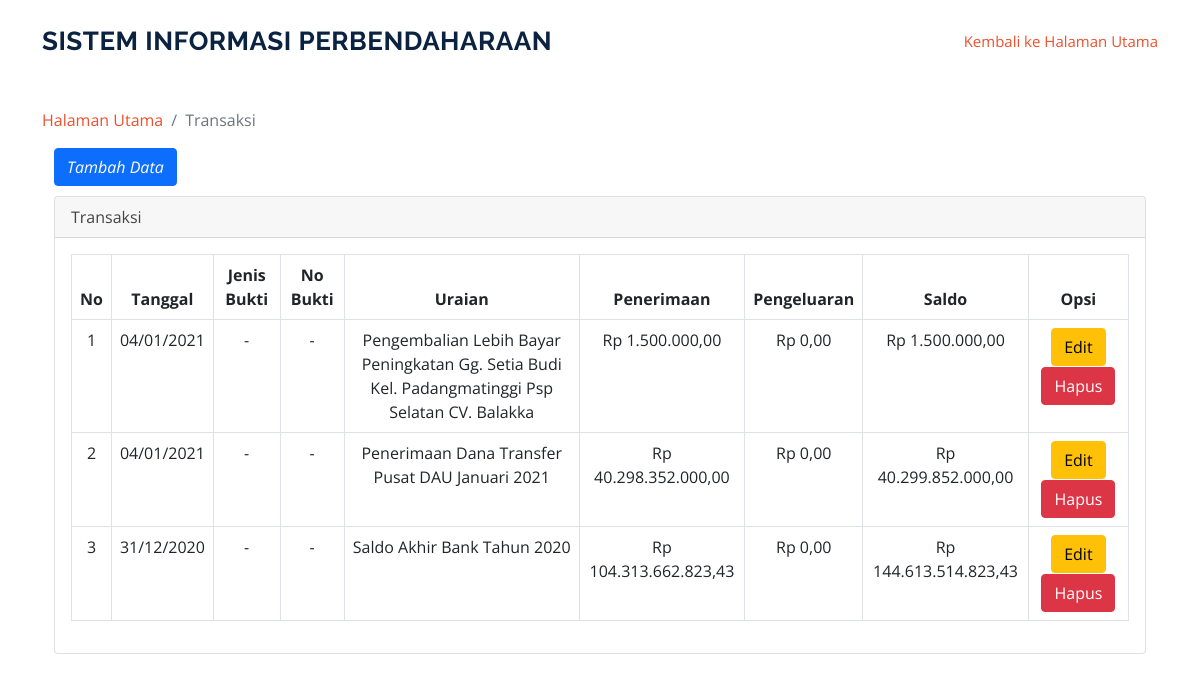
/index.php/transaksi, run on an earlier commit of the app's database.
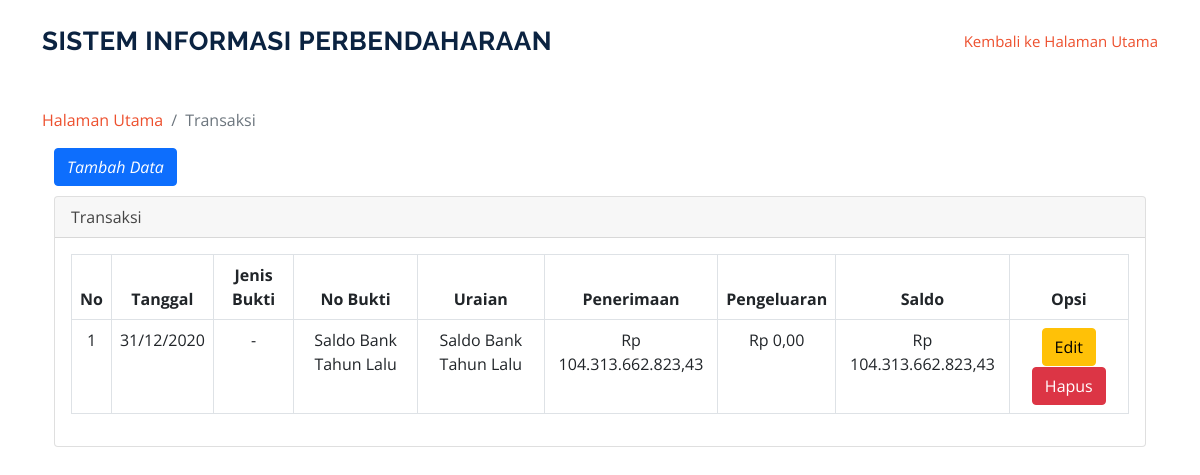
And on a later commit of the database.
### tables this page shows
CREATE TABLE `tbl_transaksi` (
  `kode_transaksi` int(11) NOT NULL,
  `tanggal` date NOT NULL,
  `jenis_bukti` enum('SP2D','STS','LAIN-LAIN','-') NOT NULL,
  `no_bukti` varchar(25) NOT NULL,
  `uraian` varchar(100) NOT NULL,
  `penerimaan` double NOT NULL,
  `pengeluaran` double NOT NULL,
  `id_user` varchar(128) NOT NULL,
  `id_opd` varchar(128) NOT NULL
);

### application/controllers/Transaksi.php (called while the page is built, shortened)
<?php
class Transaksi extends CI_Controller {
	public function __construct()
    {
       $this->load->model('model_transaksi');
    }
	function index()
	{
        $data['content'] = $this->db->get('tbl_transaksi');
        $this->load->view('transaksi/transaksi', $data);
	}
}

### index.php (called while the page is built, shortened)
<?php
require_once BASEPATH.'core/CodeIgniter.php';

### application/views/transaksi/transaksi.php (the view)
<?php
$this->load->view('include/header');
?>
</head>
<section id_ssh="services" class="services">
      <div class="container">
      <ol class="breadcrumb" >
        <li class="breadcrumb-item">
          <a href="<?php echo base_url('user/index')?>">Halaman Utama</a>
        </li>
        <li class="breadcrumb-item active">Transaksi</li>
      </ol>
      <div class="container">
      <a href="<?php echo base_url('transaksi/menambahdatatransaksi')?>" class="btn btn-primary" style="margin-bottom: 10px;"><i class="fa fa-plus">Tambah Data</a></i>
  <div class="card mb-3">
        <div class="card-header">
          <i class="fa fa-table"></i>Transaksi</div>
        <div class="card-body">
          <div class="table-responsive">
            <table class="table table-bordered" id="dataTable" width="100%" cellspacing="0">
              <thead>
                <tr class="text-center">
                  <th>No</th>
                  <th>Tanggal</th>
                  <th>Jenis Bukti</th>
                  <th>No Bukti</th>
                  <th>Uraian</th>
                  <th>Penerimaan</th>
                  <th>Pengeluaran</th>
                  <th>Saldo</th>
                  <th>Opsi</th>
                </tr>
              </thead>
            <tbody  class="text-center">
                <tr>
                <?php
                  $i = 1;
                  $saldo = 0;
                  foreach ($content->result() as $data)
                  {
                    $saldo += $data->penerimaan-$data->pengeluaran;
                  ?>
                  <td><?= $i ?></td>
                  <td><?php echo date("d/m/Y", strtotime($data->tanggal));?></td>
                  <td><?= $data->jenis_bukti?></td>
                  <td><?= $data->no_bukti?></td>
                  <td><?= $data->uraian ?></td>
                  <td><?= 'Rp '.number_format($data->penerimaan,2,',','.');?></td>
                  <td><?= 'Rp '.number_format($data->pengeluaran,2,',','.');?></td>
                  <td><?= 'Rp '.number_format($saldo,2,',','.');?></td>
                  <td>
                    <a href="<?php echo base_url()?>transaksi/updatedatatransaksi/<?php echo $data->kode_transaksi; ?>" class="btn btn-warning" style="margin-bottom: 1px;">Edit<i class="fa fa-tag"></i></a>
                    <a href="<?php echo base_url()?>transaksi/action_deletedatatransaksi/<?php echo $data->kode_transaksi; ?>" onclick="return confirm('Apakah anda yakin?');" class="btn btn-danger">Hapus<i class="fa fa-trash"></i></a>
                  </td>
                </tr>
                    <?php
                      $i++;
                  }
                  ?>
              </tbody>
            </table>
          </div>
        </div>
      </div>
    </div>
  </div>
  <?php $this->load->view('include/footer'); ?>

### application/views/include/header.php (shortened to what this page needs)
<!DOCTYPE html>
<html lang="en">
<head>
  <link href="<?php echo base_url('assets2/vendor/animate.css/animate.min.css')?>" rel="stylesheet">
  <link href="<?php echo base_url('assets2/vendor/aos/aos.css')?>" rel="stylesheet">
  <link href="<?php echo base_url('assets2/vendor/bootstrap/css/bootstrap.min.css')?>" rel="stylesheet">
  <link href="<?php echo base_url('assets2/vendor/bootstrap-icons/bootstrap-icons.css')?>" rel="stylesheet">
  <link href="<?php echo base_url('assets2/vendor/boxicons/css/boxicons.min.css')?>" rel="stylesheet">
  <link href="<?php echo base_url('assets2/vendor/glightbox/css/glightbox.min.css')?>" rel="stylesheet">
  <link href="<?php echo base_url('assets2/vendor/remixicon/remixicon.css')?>" rel="stylesheet">
  <link href="<?php echo base_url('assets2/vendor/swiper/swiper-bundle.min.css')?>" rel="stylesheet">
  <link href="<?php echo base_url('assets2/css/style.css')?>" rel="stylesheet">
</head>
<body>
  <header id="header" class="fixed-top">
    <div class="container d-flex align-items-center justify-content-between">
      <h1 class="logo"><a href="<?php echo base_url('user/index')?>">Sistem Informasi Perbendaharaan</a></h1>
      <nav id="navbar" class="navbar">
        <ul>
          <li><a class="nav-link scrollto active" href="<?php echo base_url('user/index')?>">Kembali ke Halaman Utama</a></li>
        </ul>
      </nav>
    </div>
  </header>
  <br><br>

### application/views/include/footer.php (shortened to what this page needs)
</body>
</html>

### assets2/css/style.css (style rules this page uses)
body { font-family: "Open Sans", sans-serif; color: #444444; }
a { color: #ed502e; text-decoration: none; }
h1, h2, h3, h4, h5, h6 { font-family: "Raleway", sans-serif; }
#header { background: #fff; transition: all 0.5s; z-index: 997; padding: 20px 0; }
#header .logo { font-size: 26px; margin: 0; padding: 0; line-height: 1; font-weight: 700; letter-spacing: 0.5px; text-transform: uppercase; }
#header .logo a { color: #0b2341; }
.navbar { padding: 0; }
.navbar ul { margin: 0; padding: 0; display: flex; list-style: none; align-items: center; }
.navbar li { position: relative; }
.navbar a { display: flex; align-items: center; justify-content: space-between; padding: 10px 0 10px 30px; font-size: 15px; color: #0b2341; white-space: nowrap; transition: 0.3s; }
.navbar a:hover, .navbar .active, .navbar li:hover > a { color: #ed502e; }
section { padding: 60px 0; }

What changed in the data, as far as the page shows it:
removed tbl_transaksi: tanggal "04/01/2021", jenis_bukti "-", no_bukti "-", uraian "Pengembalian Lebih Bayar Peningkatan Gg. Setia Budi Kel. Padangmatinggi Psp Selatan CV. Balakka", penerimaan "1.500.000,00", pengeluaran "0,00", saldo "1.500.000,00"
removed tbl_transaksi: tanggal "04/01/2021", jenis_bukti "-", no_bukti "-", uraian "Penerimaan Dana Transfer Pusat DAU Januari 2021", penerimaan "40.298.352.000,00", pengeluaran "0,00", saldo "40.299.852.000,00"
removed tbl_transaksi: tanggal "31/12/2020", jenis_bukti "-", no_bukti "-", uraian "Saldo Akhir Bank Tahun 2020", penerimaan "104.313.662.823,43", pengeluaran "0,00", saldo "144.613.514.823,43"
added tbl_transaksi: tanggal "31/12/2020", jenis_bukti "-", no_bukti "Saldo Bank Tahun Lalu", uraian "Saldo Bank Tahun Lalu", penerimaan "104.313.662.823,43", pengeluaran "0,00", saldo "104.313.662.823,43"
